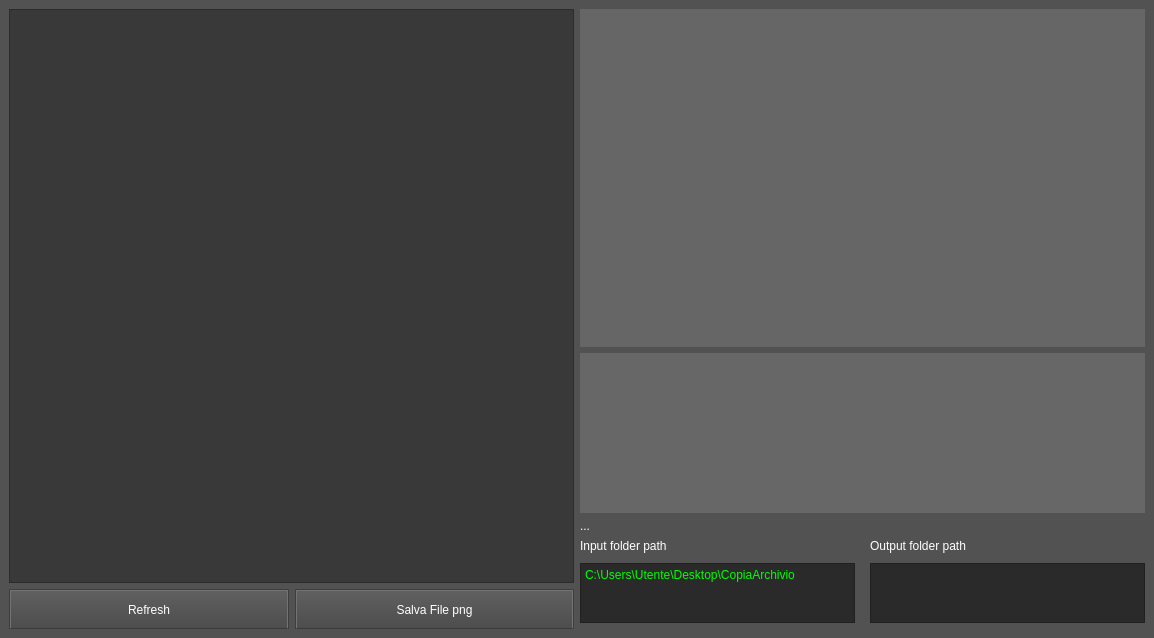
<?xml version="1.0" encoding="UTF-8"?>
<ui version="4.0">
 <class>MainWindow</class>
 <widget class="QMainWindow" name="MainWindow">
  <property name="geometry">
   <rect>
    <x>0</x>
    <y>0</y>
    <width>1154</width>
    <height>638</height>
   </rect>
  </property>
  <property name="windowTitle">
   <string>MainWindow</string>
  </property>
  <property name="styleSheet">
   <string notr="true">/*
ElegantDark Style Sheet for QT Applications
Author: Jaime A. Quiroga P.
Company: GTRONICK
Last updated: 17/04/2018
Available at: https://github.com/GTRONICK/QSS/blob/master/ElegantDark.qss
*/
QMainWindow {
	background-color:rgb(82, 82, 82);
}
QTextEdit {
	background-color:rgb(42, 42, 42);
	color: rgb(0, 255, 0);
}
QPushButton{
	border-style: outset;
	border-width: 2px;
	border-top-color: qlineargradient(spread:pad, x1:0.5, y1:0.6, x2:0.5, y2:0.4, stop:0 rgba(115, 115, 115, 255), stop:1 rgba(62, 62, 62, 255));
	border-right-color: qlineargradient(spread:pad, x1:0.4, y1:0.5, x2:0.6, y2:0.5, stop:0 rgba(115, 115, 115, 255), stop:1 rgba(62, 62, 62, 255));
	border-left-color: qlineargradient(spread:pad, x1:0.6, y1:0.5, x2:0.4, y2:0.5, stop:0 rgba(115, 115, 115, 255), stop:1 rgba(62, 62, 62, 255));
	border-bottom-color: rgb(58, 58, 58);
	border-bottom-width: 1px;
	border-style: solid;
	color: rgb(255, 255, 255);
	padding: 2px;
	background-color: qlineargradient(spread:pad, x1:0.5, y1:1, x2:0.5, y2:0, stop:0 rgba(77, 77, 77, 255), stop:1 rgba(97, 97, 97, 255));
}
QPushButton:hover{
	border-style: outset;
	border-width: 2px;
	border-top-color: qlineargradient(spread:pad, x1:0.5, y1:0.6, x2:0.5, y2:0.4, stop:0 rgba(180, 180, 180, 255), stop:1 rgba(110, 110, 110, 255));
	border-right-color: qlineargradient(spread:pad, x1:0.4, y1:0.5, x2:0.6, y2:0.5, stop:0 rgba(180, 180, 180, 255), stop:1 rgba(110, 110, 110, 255));
	border-left-color: qlineargradient(spread:pad, x1:0.6, y1:0.5, x2:0.4, y2:0.5, stop:0 rgba(180, 180, 180, 255), stop:1 rgba(110, 110, 110, 255));
	border-bottom-color: rgb(115, 115, 115);
	border-bottom-width: 1px;
	border-style: solid;
	color: rgb(255, 255, 255);
	padding: 2px;
	background-color: qlineargradient(spread:pad, x1:0.5, y1:1, x2:0.5, y2:0, stop:0 rgba(107, 107, 107, 255), stop:1 rgba(157, 157, 157, 255));
}
QPushButton:pressed{
	border-style: outset;
	border-width: 2px;
	border-top-color: qlineargradient(spread:pad, x1:0.5, y1:0.6, x2:0.5, y2:0.4, stop:0 rgba(62, 62, 62, 255), stop:1 rgba(22, 22, 22, 255));
	border-right-color: qlineargradient(spread:pad, x1:0.4, y1:0.5, x2:0.6, y2:0.5, stop:0 rgba(115, 115, 115, 255), stop:1 rgba(62, 62, 62, 255));
	border-left-color: qlineargradient(spread:pad, x1:0.6, y1:0.5, x2:0.4, y2:0.5, stop:0 rgba(115, 115, 115, 255), stop:1 rgba(62, 62, 62, 255));
	border-bottom-color: rgb(58, 58, 58);
	border-bottom-width: 1px;
	border-style: solid;
	color: rgb(255, 255, 255);
	padding: 2px;
	background-color: qlineargradient(spread:pad, x1:0.5, y1:1, x2:0.5, y2:0, stop:0 rgba(77, 77, 77, 255), stop:1 rgba(97, 97, 97, 255));
}
QPushButton:disabled{
	border-style: outset;
	border-width: 2px;
	border-top-color: qlineargradient(spread:pad, x1:0.5, y1:0.6, x2:0.5, y2:0.4, stop:0 rgba(115, 115, 115, 255), stop:1 rgba(62, 62, 62, 255));
	border-right-color: qlineargradient(spread:pad, x1:0.4, y1:0.5, x2:0.6, y2:0.5, stop:0 rgba(115, 115, 115, 255), stop:1 rgba(62, 62, 62, 255));
	border-left-color: qlineargradient(spread:pad, x1:0.6, y1:0.5, x2:0.4, y2:0.5, stop:0 rgba(115, 115, 115, 255), stop:1 rgba(62, 62, 62, 255));
	border-bottom-color: rgb(58, 58, 58);
	border-bottom-width: 1px;
	border-style: solid;
	color: rgb(0, 0, 0);
	padding: 2px;
	background-color: qlineargradient(spread:pad, x1:0.5, y1:1, x2:0.5, y2:0, stop:0 rgba(57, 57, 57, 255), stop:1 rgba(77, 77, 77, 255));
}
QLineEdit {
	border-width: 1px; border-radius: 4px;
	border-color: rgb(58, 58, 58);
	border-style: inset;
	padding: 0 8px;
	color: rgb(255, 255, 255);
	background:rgb(100, 100, 100);
	selection-background-color: rgb(187, 187, 187);
	selection-color: rgb(60, 63, 65);
}
QLabel {
	color:rgb(255,255,255);	
}
QProgressBar {
	text-align: center;
	color: rgb(240, 240, 240);
	border-width: 1px; 
	border-radius: 10px;
	border-color: rgb(58, 58, 58);
	border-style: inset;
	background-color:rgb(77,77,77);
}
QProgressBar::chunk {
	background-color: qlineargradient(spread:pad, x1:0.5, y1:0.7, x2:0.5, y2:0.3, stop:0 rgba(87, 97, 106, 255), stop:1 rgba(93, 103, 113, 255));
	border-radius: 5px;
}
QMenuBar {
	background:rgb(82, 82, 82);
}
QMenuBar::item {
	color:rgb(223,219,210);
	spacing: 3px;
	padding: 1px 4px;
	background: transparent;
}

QMenuBar::item:selected {
	background:rgb(115, 115, 115);
}
QMenu::item:selected {
	color:rgb(255,255,255);
	border-width:2px;
	border-style:solid;
	padding-left:18px;
	padding-right:8px;
	padding-top:2px;
	padding-bottom:3px;
	background:qlineargradient(spread:pad, x1:0.5, y1:0.7, x2:0.5, y2:0.3, stop:0 rgba(87, 97, 106, 255), stop:1 rgba(93, 103, 113, 255));
	border-top-color: qlineargradient(spread:pad, x1:0.5, y1:0.6, x2:0.5, y2:0.4, stop:0 rgba(115, 115, 115, 255), stop:1 rgba(62, 62, 62, 255));
	border-right-color: qlineargradient(spread:pad, x1:0.4, y1:0.5, x2:0.6, y2:0.5, stop:0 rgba(115, 115, 115, 255), stop:1 rgba(62, 62, 62, 255));
	border-left-color: qlineargradient(spread:pad, x1:0.6, y1:0.5, x2:0.4, y2:0.5, stop:0 rgba(115, 115, 115, 255), stop:1 rgba(62, 62, 62, 255));
	border-bottom-color: rgb(58, 58, 58);
	border-bottom-width: 1px;
}
QMenu::item {
	color:rgb(223,219,210);
	background-color:rgb(78,78,78);
	padding-left:20px;
	padding-top:4px;
	padding-bottom:4px;
	padding-right:10px;
}
QMenu{
	background-color:rgb(78,78,78);
}
QTabWidget {
	color:rgb(0,0,0);
	background-color:rgb(247,246,246);
}
QTabWidget::pane {
		border-color: rgb(77,77,77);
		background-color:rgb(101,101,101);
		border-style: solid;
		border-width: 1px;
    	border-radius: 6px;
}
QTabBar::tab {
	padding:2px;
	color:rgb(250,250,250);
  	background-color: qlineargradient(spread:pad, x1:0.5, y1:1, x2:0.5, y2:0, stop:0 rgba(77, 77, 77, 255), stop:1 rgba(97, 97, 97, 255));
	border-style: solid;
	border-width: 2px;
  	border-top-right-radius:4px;
   border-top-left-radius:4px;
	border-top-color: qlineargradient(spread:pad, x1:0.5, y1:0.6, x2:0.5, y2:0.4, stop:0 rgba(115, 115, 115, 255), stop:1 rgba(95, 92, 93, 255));
	border-right-color: qlineargradient(spread:pad, x1:0.4, y1:0.5, x2:0.6, y2:0.5, stop:0 rgba(115, 115, 115, 255), stop:1 rgba(95, 92, 93, 255));
	border-left-color: qlineargradient(spread:pad, x1:0.6, y1:0.5, x2:0.4, y2:0.5, stop:0 rgba(115, 115, 115, 255), stop:1 rgba(95, 92, 93, 255));
	border-bottom-color: rgb(101,101,101);
}
QTabBar::tab:selected, QTabBar::tab:last:selected, QTabBar::tab:hover {
  	background-color:rgb(101,101,101);
  	margin-left: 0px;
  	margin-right: 1px;
}
QTabBar::tab:!selected {
    	margin-top: 1px;
		margin-right: 1px;
}
QCheckBox {
	color:rgb(223,219,210);
	padding: 2px;
}
QCheckBox:hover {
	border-radius:4px;
	border-style:solid;
	padding-left: 1px;
	padding-right: 1px;
	padding-bottom: 1px;
	padding-top: 1px;
	border-width:1px;
	border-color: rgb(87, 97, 106);
	background-color:qlineargradient(spread:pad, x1:0.5, y1:0.7, x2:0.5, y2:0.3, stop:0 rgba(87, 97, 106, 150), stop:1 rgba(93, 103, 113, 150));
}
QCheckBox::indicator:checked {
	border-radius:4px;
	border-style:solid;
	border-width:1px;
	border-color: rgb(180,180,180);
  	background-color:qlineargradient(spread:pad, x1:0.5, y1:0.7, x2:0.5, y2:0.3, stop:0 rgba(87, 97, 106, 255), stop:1 rgba(93, 103, 113, 255));
}
QCheckBox::indicator:unchecked {
	border-radius:4px;
	border-style:solid;
	border-width:1px;
	border-color: rgb(87, 97, 106);
  	background-color:rgb(255,255,255);
}
QStatusBar {
	color:rgb(240,240,240);
}</string>
  </property>
  <widget class="QWidget" name="centralwidget">
   <layout class="QHBoxLayout" name="horizontalLayout_3">
    <item>
     <layout class="QVBoxLayout" name="verticalLayout">
      <item>
       <widget class="QListWidget" name="listWidget">
        <property name="styleSheet">
         <string notr="true">background-color: rgb(57, 57, 57);</string>
        </property>
        <property name="viewMode">
         <enum>QListView::IconMode</enum>
        </property>
       </widget>
      </item>
      <item>
       <layout class="QHBoxLayout" name="horizontalLayout">
        <item>
         <widget class="QPushButton" name="pbnRefresh">
          <property name="minimumSize">
           <size>
            <width>0</width>
            <height>40</height>
           </size>
          </property>
          <property name="text">
           <string>Refresh</string>
          </property>
         </widget>
        </item>
        <item>
         <widget class="QPushButton" name="pbnProcess">
          <property name="minimumSize">
           <size>
            <width>0</width>
            <height>40</height>
           </size>
          </property>
          <property name="text">
           <string>Salva File png</string>
          </property>
         </widget>
        </item>
       </layout>
      </item>
     </layout>
    </item>
    <item>
     <layout class="QVBoxLayout" name="verticalLayout_2">
      <property name="bottomMargin">
       <number>6</number>
      </property>
      <item>
       <widget class="QLabel" name="label">
        <property name="enabled">
         <bool>true</bool>
        </property>
        <property name="sizePolicy">
         <sizepolicy hsizetype="MinimumExpanding" vsizetype="Expanding">
          <horstretch>0</horstretch>
          <verstretch>0</verstretch>
         </sizepolicy>
        </property>
        <property name="styleSheet">
         <string notr="true">background-color: rgb(102, 102, 102);</string>
        </property>
        <property name="text">
         <string/>
        </property>
       </widget>
      </item>
      <item>
       <widget class="QLabel" name="HistLabel">
        <property name="sizePolicy">
         <sizepolicy hsizetype="MinimumExpanding" vsizetype="MinimumExpanding">
          <horstretch>0</horstretch>
          <verstretch>0</verstretch>
         </sizepolicy>
        </property>
        <property name="maximumSize">
         <size>
          <width>16777215</width>
          <height>160</height>
         </size>
        </property>
        <property name="styleSheet">
         <string notr="true">background-color: rgb(103, 103, 103);</string>
        </property>
        <property name="text">
         <string/>
        </property>
       </widget>
      </item>
      <item>
       <widget class="QLabel" name="label_2">
        <property name="sizePolicy">
         <sizepolicy hsizetype="Preferred" vsizetype="Maximum">
          <horstretch>0</horstretch>
          <verstretch>0</verstretch>
         </sizepolicy>
        </property>
        <property name="text">
         <string>...</string>
        </property>
       </widget>
      </item>
      <item>
       <layout class="QHBoxLayout" name="horizontalLayout_2">
        <property name="spacing">
         <number>15</number>
        </property>
        <item>
         <layout class="QVBoxLayout" name="verticalLayout_3">
          <property name="spacing">
           <number>10</number>
          </property>
          <item>
           <widget class="QLabel" name="label_3">
            <property name="sizePolicy">
             <sizepolicy hsizetype="Preferred" vsizetype="Maximum">
              <horstretch>0</horstretch>
              <verstretch>0</verstretch>
             </sizepolicy>
            </property>
            <property name="maximumSize">
             <size>
              <width>16777215</width>
              <height>20</height>
             </size>
            </property>
            <property name="text">
             <string>Input folder path</string>
            </property>
           </widget>
          </item>
          <item>
           <widget class="QTextEdit" name="InputPath">
            <property name="sizePolicy">
             <sizepolicy hsizetype="Expanding" vsizetype="Maximum">
              <horstretch>0</horstretch>
              <verstretch>0</verstretch>
             </sizepolicy>
            </property>
            <property name="maximumSize">
             <size>
              <width>16777215</width>
              <height>60</height>
             </size>
            </property>
            <property name="html">
             <string>&lt;!DOCTYPE HTML PUBLIC &quot;-//W3C//DTD HTML 4.0//EN&quot; &quot;http://www.w3.org/TR/REC-html40/strict.dtd&quot;&gt;
&lt;html&gt;&lt;head&gt;&lt;meta name=&quot;qrichtext&quot; content=&quot;1&quot; /&gt;&lt;meta charset=&quot;utf-8&quot; /&gt;&lt;style type=&quot;text/css&quot;&gt;
p, li { white-space: pre-wrap; }
hr { height: 1px; border-width: 0; }
li.unchecked::marker { content: &quot;\2610&quot;; }
li.checked::marker { content: &quot;\2612&quot;; }
&lt;/style&gt;&lt;/head&gt;&lt;body style=&quot; font-family:'Segoe UI'; font-size:9pt; font-weight:400; font-style:normal;&quot;&gt;
&lt;p style=&quot; margin-top:0px; margin-bottom:0px; margin-left:0px; margin-right:0px; -qt-block-indent:0; text-indent:0px;&quot;&gt;C:\Users\Utente\Desktop\CopiaArchivio&lt;/p&gt;&lt;/body&gt;&lt;/html&gt;</string>
            </property>
           </widget>
          </item>
         </layout>
        </item>
        <item>
         <layout class="QVBoxLayout" name="verticalLayout_4">
          <property name="spacing">
           <number>10</number>
          </property>
          <item>
           <widget class="QLabel" name="label_4">
            <property name="sizePolicy">
             <sizepolicy hsizetype="Preferred" vsizetype="Maximum">
              <horstretch>0</horstretch>
              <verstretch>0</verstretch>
             </sizepolicy>
            </property>
            <property name="maximumSize">
             <size>
              <width>16777215</width>
              <height>20</height>
             </size>
            </property>
            <property name="text">
             <string>Output folder path</string>
            </property>
           </widget>
          </item>
          <item>
           <widget class="QTextEdit" name="OutputPath">
            <property name="sizePolicy">
             <sizepolicy hsizetype="Expanding" vsizetype="Maximum">
              <horstretch>0</horstretch>
              <verstretch>0</verstretch>
             </sizepolicy>
            </property>
            <property name="maximumSize">
             <size>
              <width>16777215</width>
              <height>60</height>
             </size>
            </property>
           </widget>
          </item>
         </layout>
        </item>
       </layout>
      </item>
     </layout>
    </item>
   </layout>
  </widget>
 </widget>
 <resources/>
 <connections/>
</ui>
